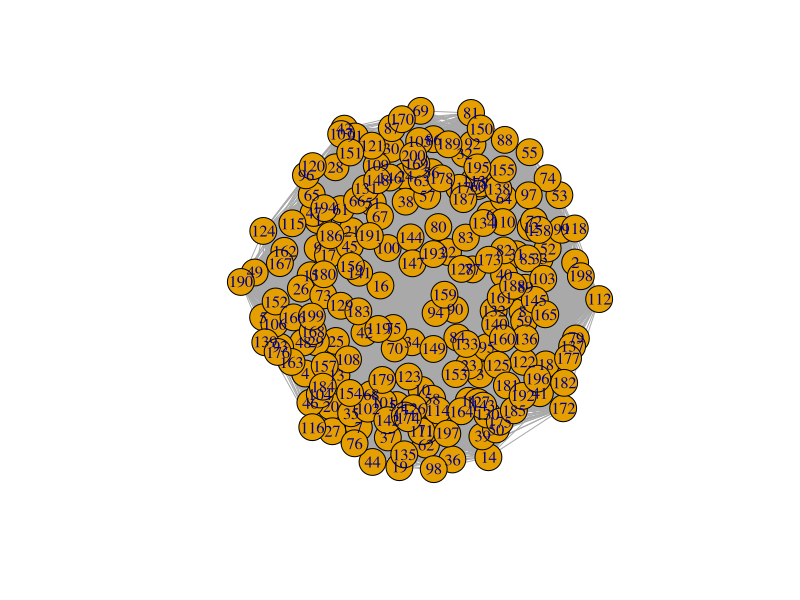
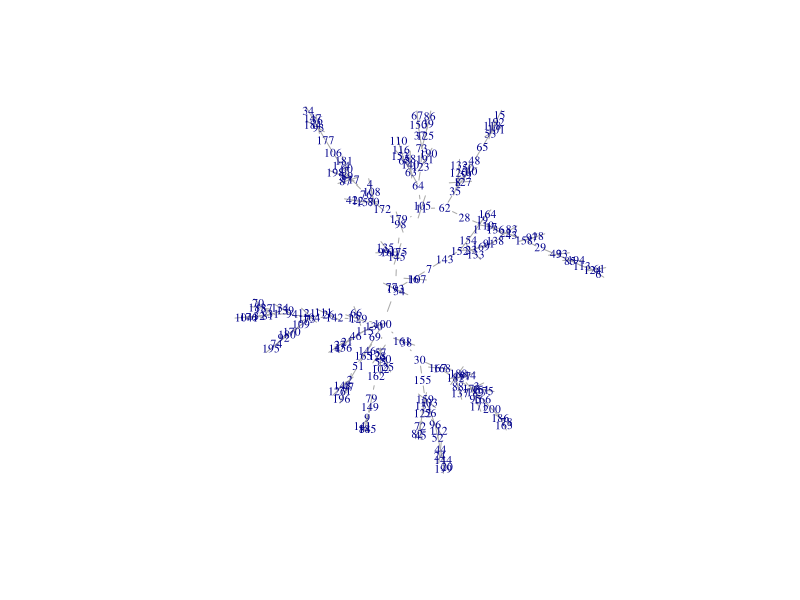

These charts were generated, in order, by the following R code:
M<-matrix(runif(200*200,min = 0,max = 100),ncol = 200)
diag(M)<-0
head(M[,1:6])
dim(M)
library(igraph)
g<-graph.adjacency(M,mode = "undirected",weighted = TRUE)
plot(g)
M<- -M
head(M[,1:6])
g<-graph.adjacency(M,mode = "undirected",weighted = TRUE)
MST<-minimum.spanning.tree(g)
plot(MST,vertex.shape="none",vertex.label.cex=.7)
A<-get.adjacency(MST,sparse = F)
head(A)
write.graph(MST,file = "g.gml",format = "gml")
write.csv(A,file = "Adyacentes.csv")